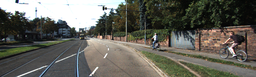
#> input picture imgs/0000000005.png, 256 x 77 px, shrunk from 1242 x 375 before the run
$ python depth_convert.py
#> lines starting #> are read from the running program, lines starting #| are printed output that depends on the picture; after the words box and inside, x2 and y2 are one past the last pixel; in counts of white or black regions, pixels touching at a corner belong together
# 开发时间：10:4410:44

# 点云深度---→深度图
import os

import cv2
import scipy
import skimage
import numpy as np
from matplotlib import cm
from pypardiso import spsolve
from PIL import Image
import matplotlib.pyplot as plt
from skimage import color


def fill_depth_colorization(imgRgb=None, imgDepthInput=None, alpha=1):
    imgIsNoise = imgDepthInput == 0
    maxImgAbsDepth = np.max(imgDepthInput)
    imgDepth = imgDepthInput / maxImgAbsDepth
    imgDepth[imgDepth > 1] = 1
    (H, W) = imgDepth.shape
    numPix = H * W
    indsM = np.arange(numPix).reshape((W, H)).transpose()
    knownValMask = (imgIsNoise == False).astype(int)
    grayImg = skimage.color.rgb2gray(imgRgb)
    winRad = 1
    len_ = 0
    absImgNdx = 0
    len_window = (2 * winRad + 1) ** 2
    len_zeros = numPix * len_window

    cols = np.zeros(len_zeros) - 1
    rows = np.zeros(len_zeros) - 1
    vals = np.zeros(len_zeros) - 1
    gvals = np.zeros(len_window) - 1

    for j in range(W):
        for i in range(H):
            nWin = 0
            for ii in range(max(0, i - winRad), min(i + winRad + 1, H)):
                for jj in range(max(0, j - winRad), min(j + winRad + 1, W)):
                    if ii == i and jj == j:
                        continue

                    rows[len_] = absImgNdx
                    cols[len_] = indsM[ii, jj]
                    gvals[nWin] = grayImg[ii, jj]

                    len_ = len_ + 1
                    nWin = nWin + 1

            curVal = grayImg[i, j]
            gvals[nWin] = curVal
            c_var = np.mean((gvals[:nWin + 1] - np.mean(gvals[:nWin + 1])) ** 2)

            csig = c_var * 0.6
            mgv = np.min((gvals[:nWin] - curVal) ** 2)
            if csig < -mgv / np.log(0.01):
                csig = -mgv / np.log(0.01)

            if csig < 2e-06:
                csig = 2e-06

            gvals[:nWin] = np.exp(-(gvals[:nWin] - curVal) ** 2 / csig)
            gvals[:nWin] = gvals[:nWin] / sum(gvals[:nWin])
            vals[len_ - nWin:len_] = -gvals[:nWin]

            # Now the self-reference (along the diagonal).
            rows[len_] = absImgNdx
            cols[len_] = absImgNdx
            vals[len_] = 1  # sum(gvals(1:nWin))

            len_ = len_ + 1
            absImgNdx = absImgNdx + 1

    vals = vals[:len_]
    cols = cols[:len_]
    rows = rows[:len_]
    A = scipy.sparse.csr_matrix((vals, (rows, cols)), (numPix, numPix))

    rows = np.arange(0, numPix)
    cols = np.arange(0, numPix)
    vals = (knownValMask * alpha).transpose().reshape(numPix)
    G = scipy.sparse.csr_matrix((vals, (rows, cols)), (numPix, numPix))

    A = A + G
    b = np.multiply(vals.reshape(numPix), imgDepth.flatten('F'))

    # print ('Solving system..')

    new_vals =  (A, b)
    new_vals = np.reshape(new_vals, (H, W), 'F')

    # print ('Done.')

    denoisedDepthImg = new_vals * maxImgAbsDepth

    output = denoisedDepthImg.reshape((H, W)).astype('float32')

    output = np.multiply(output, (1 - knownValMask)) + imgDepthInput

    return output


if __name__ == "__main__":

    rgb_image_path = r"imgs/0000000005.png"  # RGB图像路径
    depth_image_path = r"depths/0000000005.png"  # 深度图像路径

    imgRgb = cv2.imread(rgb_image_path)
#> imgRgb is the input picture: shape (77, 256, 3); mean B, G, R 90.7, 98.9, 99.9
    imgRgb = cv2.cvtColor(imgRgb, cv2.COLOR_BGR2RGB)
    imgRgb = imgRgb / 255.0

    imgDepthInput = cv2.imread(depth_image_path, cv2.IMREAD_GRAYSCALE)
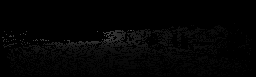
#> input picture depths/0000000005.png, 256 x 77 px, shrunk from 1242 x 375 before the run
#> imgDepthInput is the input picture: shape (77, 256); min 0, max 77, mean 3.3
    # imgDepthInput = imgDepthInput / imgDepthInput.max()
    imgDepthInput = imgDepthInput.astype(np.float32)
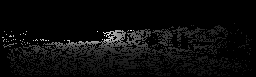
#> imgDepthInput: shape (77, 256) float32; min 0, max 77, mean 3.3; drawn with min black and max white

    imgDepthOutput = fill_depth_colorization(imgRgb = imgRgb, imgDepthInput = imgDepthInput)
#> in fill_depth_colorization, `imgIsNoise = imgDepthInput == 0`:
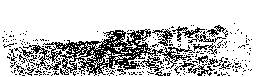
#> imgIsNoise: shape (77, 256) bool; 78.4% white; black in thin lines or dots, all inside (x1, y1, x2, y2) = (2, 23, 252, 76)
#> in fill_depth_colorization, `maxImgAbsDepth = np.max(imgDepthInput)`: maxImgAbsDepth = 77
#> in fill_depth_colorization, `grayImg = skimage.color.rgb2gray(imgRgb)`:
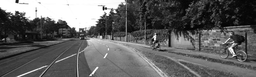
#> grayImg: shape (77, 256) float64; min 0, max 1, mean 0.386
#> after the loop in fill_depth_colorization, `for j in range(W):`: absImgNdx = 19712; gvals = [0.401, 0.374, 0.225, 0.431, 0.0364, 0.449, 0.000504, 0.0625, 0.448]; len_ = 175414
#> in fill_depth_colorization, `vals = (knownValMask * alpha).transpose().reshape(numPix)`: vals = 19712 values, max 1 at index 191, min 0 at index 0, mean 0.216
#> in fill_depth_colorization, `b = np.multiply(vals.reshape(numPix), imgDepth.flatten('F'))`: b = 19712 values, max 1 at index 7500, min 0 at index 0, mean 0.0434
#> (the run stopped early here; a loop or call above may not have finished)
